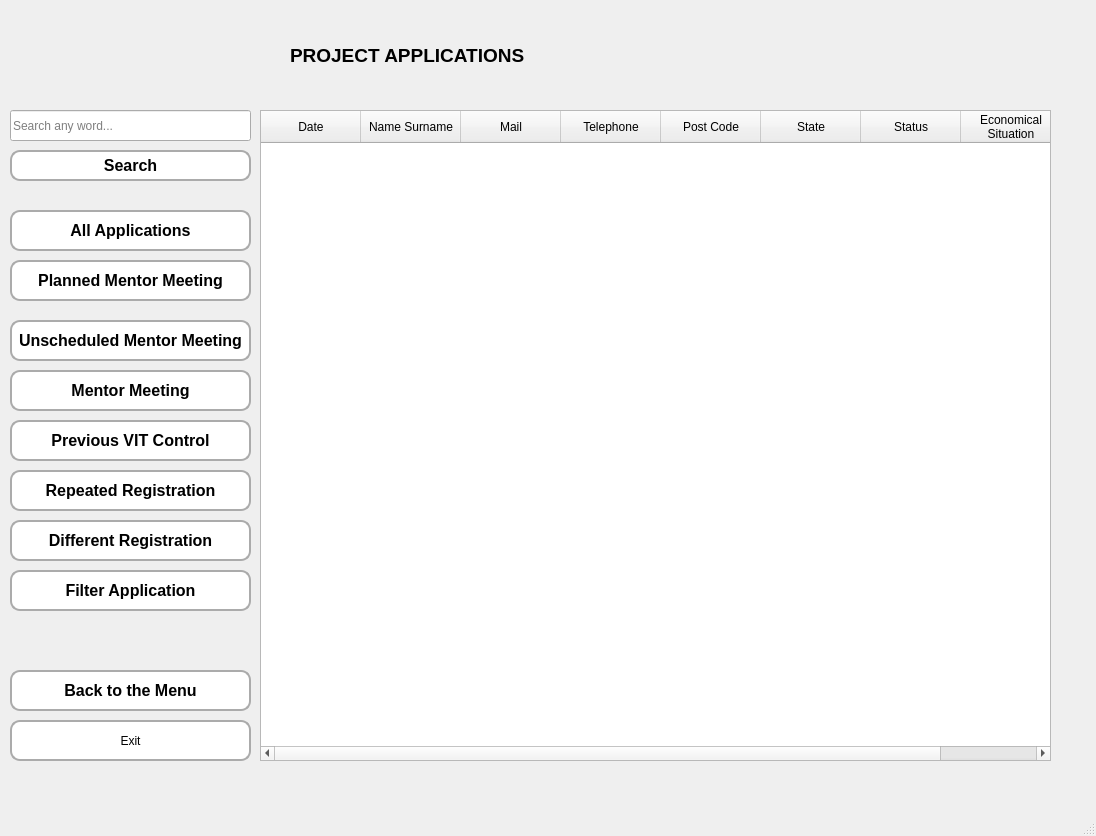
<?xml version="1.0" encoding="UTF-8"?>
<ui version="4.0">
 <class>MainWindow</class>
 <widget class="QMainWindow" name="MainWindow">
  <property name="geometry">
   <rect>
    <x>0</x>
    <y>0</y>
    <width>1096</width>
    <height>836</height>
   </rect>
  </property>
  <property name="windowTitle">
   <string>MainWindow</string>
  </property>
  <widget class="QWidget" name="centralwidget">
   <widget class="QLineEdit" name="search_line_edit">
    <property name="geometry">
     <rect>
      <x>10</x>
      <y>110</y>
      <width>241</width>
      <height>31</height>
     </rect>
    </property>
    <property name="text">
     <string/>
    </property>
    <property name="placeholderText">
     <string>Search any word...</string>
    </property>
    <property name="clearButtonEnabled">
     <bool>true</bool>
    </property>
   </widget>
   <widget class="QPushButton" name="previous_button">
    <property name="geometry">
     <rect>
      <x>10</x>
      <y>420</y>
      <width>241</width>
      <height>41</height>
     </rect>
    </property>
    <property name="font">
     <font>
      <pointsize>12</pointsize>
      <bold>true</bold>
     </font>
    </property>
    <property name="styleSheet">
     <string notr="true">QPushButton{
background-color: rgb(255, 255, 255);
border-radius: 10px;
border: 2px solid rgb(171, 171, 171);
}
QPushButton:hover {
    background-color:rgb(255, 226, 229);
}
QPushButton:pressed {
    background-color: rgb(218, 30, 60);
	color: rgb(255, 255, 255)
}</string>
    </property>
    <property name="text">
     <string>Previous VIT Control</string>
    </property>
   </widget>
   <widget class="QLabel" name="label_2">
    <property name="geometry">
     <rect>
      <x>290</x>
      <y>30</y>
      <width>281</width>
      <height>51</height>
     </rect>
    </property>
    <property name="text">
     <string>&lt;html&gt;&lt;head/&gt;&lt;body&gt;&lt;p&gt;&lt;span style=&quot; font-size:14pt; font-weight:700;&quot;&gt;PROJECT APPLICATIONS&lt;/span&gt;&lt;/p&gt;&lt;/body&gt;&lt;/html&gt;</string>
    </property>
   </widget>
   <widget class="QPushButton" name="exit_button">
    <property name="geometry">
     <rect>
      <x>10</x>
      <y>720</y>
      <width>241</width>
      <height>41</height>
     </rect>
    </property>
    <property name="styleSheet">
     <string notr="true">QPushButton{
background-color: rgb(255, 255, 255);
border-radius: 10px;
border: 2px solid rgb(171, 171, 171);
}
QPushButton:hover {
    background-color:rgb(255, 226, 229);
}
QPushButton:pressed {
    background-color: rgb(218, 30, 60);
	color: rgb(255, 255, 255)
}</string>
    </property>
    <property name="text">
     <string>Exit</string>
    </property>
   </widget>
   <widget class="QLabel" name="label">
    <property name="geometry">
     <rect>
      <x>10</x>
      <y>20</y>
      <width>231</width>
      <height>61</height>
     </rect>
    </property>
    <property name="text">
     <string/>
    </property>
    <property name="pixmap">
     <pixmap>logo.png</pixmap>
    </property>
    <property name="scaledContents">
     <bool>true</bool>
    </property>
   </widget>
   <widget class="QPushButton" name="mentor_meeting_button">
    <property name="geometry">
     <rect>
      <x>10</x>
      <y>370</y>
      <width>241</width>
      <height>41</height>
     </rect>
    </property>
    <property name="font">
     <font>
      <pointsize>12</pointsize>
      <bold>true</bold>
     </font>
    </property>
    <property name="styleSheet">
     <string notr="true">QPushButton{
background-color: rgb(255, 255, 255);
border-radius: 10px;
border: 2px solid rgb(171, 171, 171);
}
QPushButton:hover {
    background-color:rgb(255, 226, 229);
}
QPushButton:pressed {
    background-color: rgb(218, 30, 60);
	color: rgb(255, 255, 255)
}</string>
    </property>
    <property name="text">
     <string>Mentor Meeting</string>
    </property>
   </widget>
   <widget class="QPushButton" name="repeated_button">
    <property name="geometry">
     <rect>
      <x>10</x>
      <y>470</y>
      <width>241</width>
      <height>41</height>
     </rect>
    </property>
    <property name="font">
     <font>
      <pointsize>12</pointsize>
      <bold>true</bold>
     </font>
    </property>
    <property name="styleSheet">
     <string notr="true">QPushButton{
background-color: rgb(255, 255, 255);
border-radius: 10px;
border: 2px solid rgb(171, 171, 171);
}
QPushButton:hover {
    background-color:rgb(255, 226, 229);
}
QPushButton:pressed {
    background-color: rgb(218, 30, 60);
	color: rgb(255, 255, 255)
}</string>
    </property>
    <property name="text">
     <string>Repeated Registration</string>
    </property>
   </widget>
   <widget class="QPushButton" name="search_button">
    <property name="geometry">
     <rect>
      <x>10</x>
      <y>150</y>
      <width>241</width>
      <height>31</height>
     </rect>
    </property>
    <property name="font">
     <font>
      <pointsize>12</pointsize>
      <bold>true</bold>
     </font>
    </property>
    <property name="styleSheet">
     <string notr="true">QPushButton{
background-color: rgb(255, 255, 255);
border-radius: 10px;
border: 2px solid rgb(171, 171, 171);
}
QPushButton:hover {
    background-color:rgb(255, 226, 229);
}
QPushButton:pressed {
    background-color: rgb(218, 30, 60);
	color: rgb(255, 255, 255)
}</string>
    </property>
    <property name="text">
     <string>Search</string>
    </property>
   </widget>
   <widget class="QPushButton" name="all_app_button">
    <property name="geometry">
     <rect>
      <x>10</x>
      <y>210</y>
      <width>241</width>
      <height>41</height>
     </rect>
    </property>
    <property name="font">
     <font>
      <pointsize>12</pointsize>
      <bold>true</bold>
     </font>
    </property>
    <property name="styleSheet">
     <string notr="true">QPushButton{
background-color: rgb(255, 255, 255);
border-radius: 10px;
border: 2px solid rgb(171, 171, 171);
}
QPushButton:hover {
    background-color:rgb(255, 226, 229);
}
QPushButton:pressed {
    background-color: rgb(218, 30, 60);
	color: rgb(255, 255, 255)
}</string>
    </property>
    <property name="text">
     <string>All Applications</string>
    </property>
   </widget>
   <widget class="QPushButton" name="planned_button">
    <property name="geometry">
     <rect>
      <x>10</x>
      <y>260</y>
      <width>241</width>
      <height>41</height>
     </rect>
    </property>
    <property name="font">
     <font>
      <pointsize>12</pointsize>
      <bold>true</bold>
     </font>
    </property>
    <property name="styleSheet">
     <string notr="true">QPushButton{
background-color: rgb(255, 255, 255);
border-radius: 10px;
border: 2px solid rgb(171, 171, 171);
}
QPushButton:hover {
    background-color:rgb(255, 226, 229);
}
QPushButton:pressed {
    background-color: rgb(218, 30, 60);
	color: rgb(255, 255, 255)
}</string>
    </property>
    <property name="text">
     <string>Planned Mentor Meeting</string>
    </property>
   </widget>
   <widget class="QPushButton" name="unplanned_button">
    <property name="geometry">
     <rect>
      <x>10</x>
      <y>320</y>
      <width>241</width>
      <height>41</height>
     </rect>
    </property>
    <property name="font">
     <font>
      <pointsize>12</pointsize>
      <bold>true</bold>
     </font>
    </property>
    <property name="styleSheet">
     <string notr="true">QPushButton{
background-color: rgb(255, 255, 255);
border-radius: 10px;
border: 2px solid rgb(171, 171, 171);
}
QPushButton:hover {
    background-color:rgb(255, 226, 229);
}
QPushButton:pressed {
    background-color: rgb(218, 30, 60);
	color: rgb(255, 255, 255)
}</string>
    </property>
    <property name="text">
     <string>Unscheduled Mentor Meeting</string>
    </property>
   </widget>
   <widget class="QPushButton" name="different_button">
    <property name="geometry">
     <rect>
      <x>10</x>
      <y>520</y>
      <width>241</width>
      <height>41</height>
     </rect>
    </property>
    <property name="font">
     <font>
      <pointsize>12</pointsize>
      <bold>true</bold>
     </font>
    </property>
    <property name="styleSheet">
     <string notr="true">QPushButton{
background-color: rgb(255, 255, 255);
border-radius: 10px;
border: 2px solid rgb(171, 171, 171);
}
QPushButton:hover {
    background-color:rgb(255, 226, 229);
}
QPushButton:pressed {
    background-color: rgb(218, 30, 60);
	color: rgb(255, 255, 255)
}</string>
    </property>
    <property name="text">
     <string>Different Registration</string>
    </property>
   </widget>
   <widget class="QPushButton" name="filter_app_button">
    <property name="geometry">
     <rect>
      <x>10</x>
      <y>570</y>
      <width>241</width>
      <height>41</height>
     </rect>
    </property>
    <property name="font">
     <font>
      <pointsize>12</pointsize>
      <bold>true</bold>
     </font>
    </property>
    <property name="styleSheet">
     <string notr="true">QPushButton{
background-color: rgb(255, 255, 255);
border-radius: 10px;
border: 2px solid rgb(171, 171, 171);
}
QPushButton:hover {
    background-color:rgb(255, 226, 229);
}
QPushButton:pressed {
    background-color: rgb(218, 30, 60);
	color: rgb(255, 255, 255)
}</string>
    </property>
    <property name="text">
     <string>Filter Application</string>
    </property>
   </widget>
   <widget class="QPushButton" name="back_button">
    <property name="geometry">
     <rect>
      <x>10</x>
      <y>670</y>
      <width>241</width>
      <height>41</height>
     </rect>
    </property>
    <property name="font">
     <font>
      <pointsize>12</pointsize>
      <bold>true</bold>
     </font>
    </property>
    <property name="styleSheet">
     <string notr="true">QPushButton{
background-color: rgb(255, 255, 255);
border-radius: 10px;
border: 2px solid rgb(171, 171, 171);
}
QPushButton:hover {
    background-color:rgb(255, 226, 229);
}
QPushButton:pressed {
    background-color: rgb(218, 30, 60);
	color: rgb(255, 255, 255)
}</string>
    </property>
    <property name="text">
     <string>Back to the Menu</string>
    </property>
   </widget>
   <widget class="QTableWidget" name="app_list">
    <property name="geometry">
     <rect>
      <x>260</x>
      <y>110</y>
      <width>791</width>
      <height>651</height>
     </rect>
    </property>
    <column>
     <property name="text">
      <string>Date</string>
     </property>
    </column>
    <column>
     <property name="text">
      <string>Name Surname</string>
     </property>
    </column>
    <column>
     <property name="text">
      <string>Mail</string>
     </property>
    </column>
    <column>
     <property name="text">
      <string>Telephone</string>
     </property>
    </column>
    <column>
     <property name="text">
      <string>Post Code</string>
     </property>
    </column>
    <column>
     <property name="text">
      <string>State</string>
     </property>
    </column>
    <column>
     <property name="text">
      <string>Status</string>
     </property>
    </column>
    <column>
     <property name="text">
      <string>Economical 
Situation</string>
     </property>
    </column>
   </widget>
  </widget>
  <widget class="QMenuBar" name="menubar">
   <property name="geometry">
    <rect>
     <x>0</x>
     <y>0</y>
     <width>1096</width>
     <height>22</height>
    </rect>
   </property>
  </widget>
  <widget class="QStatusBar" name="statusbar"/>
 </widget>
 <resources/>
 <connections/>
</ui>
